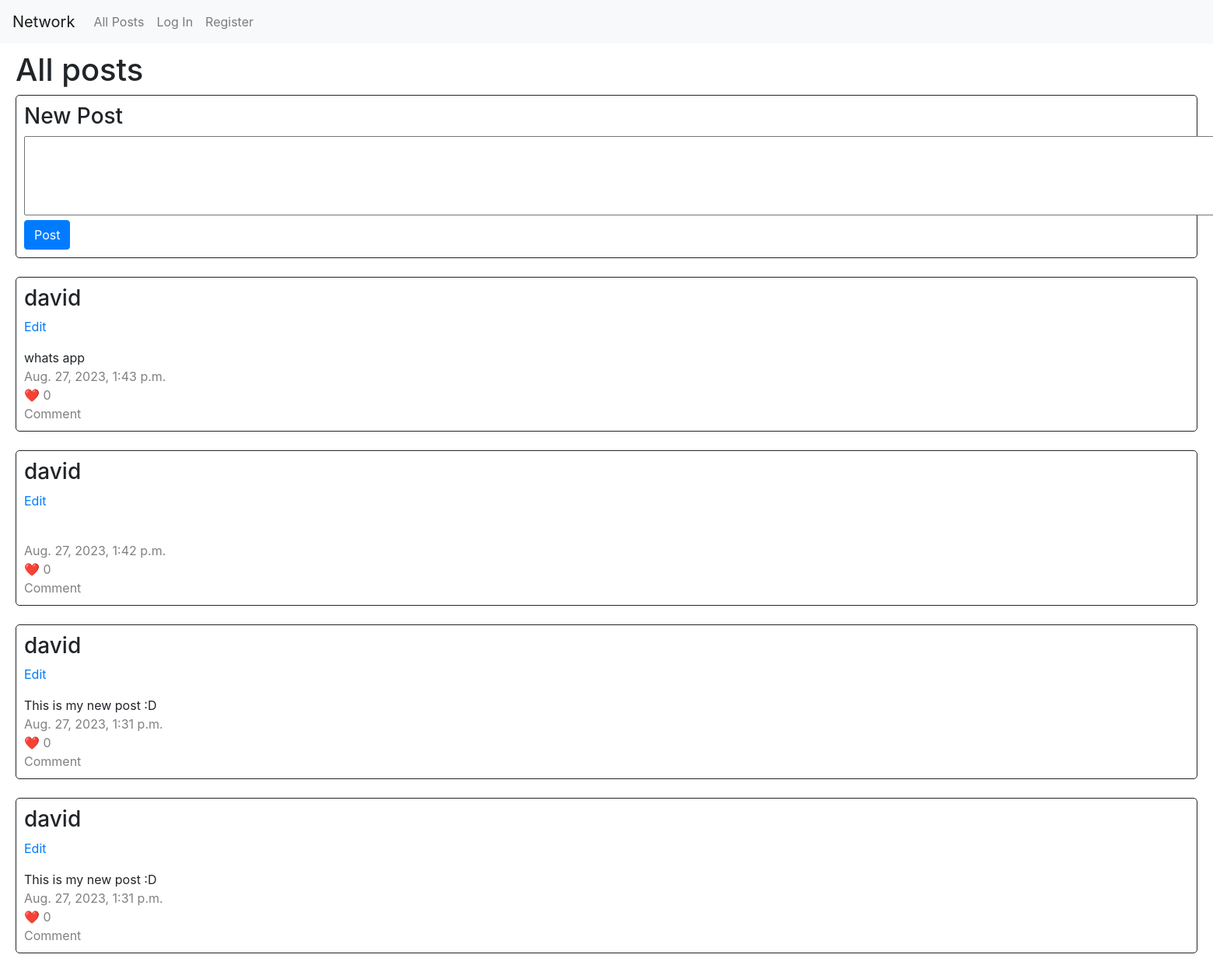
The app's page /, older data.
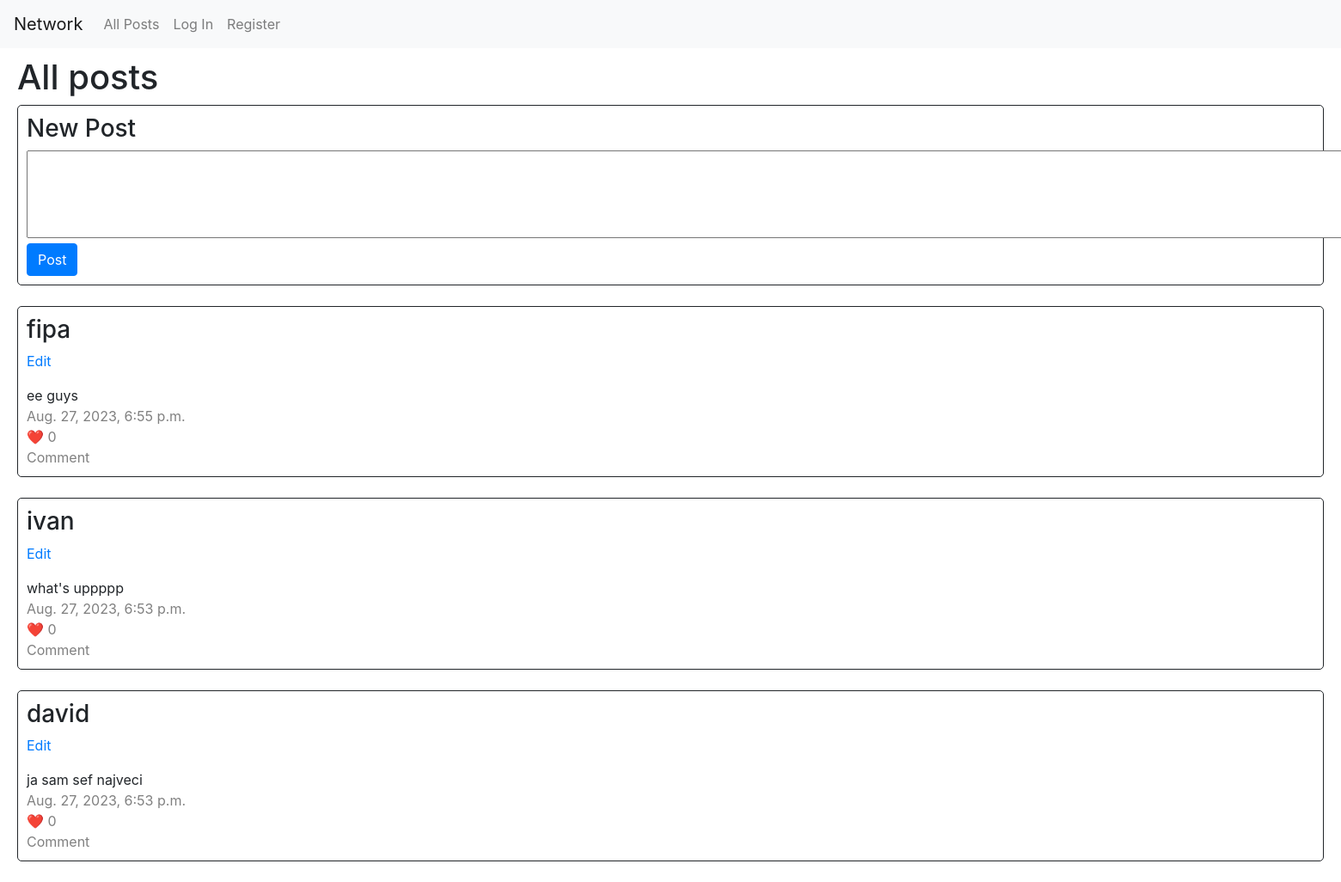
The same page, newer data.
### network/models.py (models this page shows)
class NewPost(models.Model):
    posted_by = models.ForeignKey(User, on_delete=models.CASCADE, related_name='user')
    text = models.CharField(max_length=1000)
    timestamp = models.DateTimeField(default=timezone.now)
    likes = models.IntegerField(default=0)

class User(AbstractUser):
    followers = models.JSONField(default=list)
    following = models.JSONField(default=list)

### network/views.py (the view)
# urls.py: path("", views.index, name="index"),
def index(request):
    return render(request, "network/index.html", {
        "posts": NewPost.objects.all().order_by('-timestamp')
    })

### network/templates/network/index.html (shortened to what this page needs)
{% extends "network/layout.html" %}
{% block body %}
    <div id="main">
        <h1>All posts</h1>
        <div id="new_post">
            <form action="{% url 'newpost' %}" method="post">
                <h3>New Post</h3>
                <textarea name="new_post" cols="220" rows="4"></textarea><br>
                <input type="submit" value="Post" class="btn btn-primary">
            </form>
        </div><br>
        {% if posts %}
            {% for post in posts %}
                <div class="posts">
                    <h3>{{ post.posted_by.username }}</h3>
                    <p><a href="#">Edit</a></p>
                    {{ post.text }}<br>
                    <span class="greytext">{{ post.timestamp }}</span><br>
                    <a href="#" class="greylink">❤️ {{ post.likes }}</a><br>
                    <a href="#" class="greylink">Comment</a>
                </div><br>
            {% endfor %}
        {% endif %}
    </div>
{% endblock %}

### network/templates/network/layout.html (shortened to what this page needs)
{% load static %}
<!DOCTYPE html>
<html lang="en">
    <head>
        <link rel="stylesheet" href="https://stackpath.bootstrapcdn.com/bootstrap/4.4.1/css/bootstrap.min.css">
        <link href="{% static 'network/styles.css' %}" rel="stylesheet">
    </head>
    <body>
        <nav class="navbar navbar-expand-lg navbar-light bg-light">
            <a class="navbar-brand" href="{% url 'index' %}">Network</a>
            <div>
              <ul class="navbar-nav mr-auto">
                <li class="nav-item">
                  <a class="nav-link" href="{% url 'index' %}">All Posts</a>
                </li>
                {% if user.is_authenticated %}
                    <li class="nav-item">
                        <a class="nav-link" href="{% url 'following' %}">Following</a>
                    </li>
                    <li class="nav-item">
                        <a class="nav-link" href="{% url 'logout' %}">Log Out</a>
                    </li>
                {% else %}
                    <li class="nav-item">
                        <a class="nav-link" href="{% url 'login' %}">Log In</a>
                    </li>
                    <li class="nav-item">
                        <a class="nav-link" href="{% url 'register' %}">Register</a>
                    </li>
                {% endif %}
              </ul>
            </div>
          </nav>
        <div class="body">
            {% block body %}
            {% endblock %}
        </div>
    </body>
</html>

### network/static/network/styles.css (style rules this page uses)
#main { padding: 10px 20px 0 20px; }
.posts, #new_post { padding: 10px; border: 1px solid; border-radius: 5px; }
.greytext, .greylink { color: gray; text-decoration: none; }

Row changes from the older to the newer data that the page shows:
removed NewPost: posted_by.username "david", text "whats app", timestamp "Aug. 27, 2023, 1:43 p.m.", likes "0"
changed NewPost: posted_by.username "david" → "fipa"; text (not shown) → "ee guys"; timestamp "Aug. 27, 2023, 1:42 p.m." → "Aug. 27, 2023, 6:55 p.m."
changed NewPost: posted_by.username "david" → "ivan"; text "This is my new post :D" → "what's uppppp"; timestamp "Aug. 27, 2023, 1:31 p.m." → "Aug. 27, 2023, 6:53 p.m."
changed NewPost "david": text "This is my new post :D" → "ja sam sef najveci"; timestamp "Aug. 27, 2023, 1:31 p.m." → "Aug. 27, 2023, 6:53 p.m."
